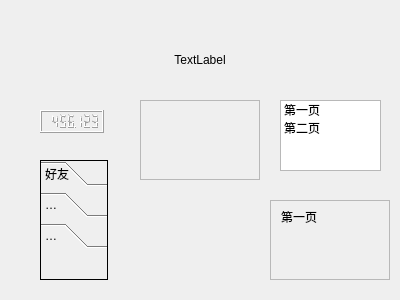
<?xml version="1.0" encoding="UTF-8"?>
<ui version="4.0">
 <class>MyWidget</class>
 <widget class="QWidget" name="MyWidget">
  <property name="geometry">
   <rect>
    <x>0</x>
    <y>0</y>
    <width>400</width>
    <height>300</height>
   </rect>
  </property>
  <property name="windowTitle">
   <string>MyWidget</string>
  </property>
  <widget class="QFrame" name="frame">
   <property name="geometry">
    <rect>
     <x>140</x>
     <y>100</y>
     <width>120</width>
     <height>80</height>
    </rect>
   </property>
   <property name="frameShape">
    <enum>QFrame::StyledPanel</enum>
   </property>
   <property name="frameShadow">
    <enum>QFrame::Raised</enum>
   </property>
  </widget>
  <widget class="QLabel" name="label">
   <property name="geometry">
    <rect>
     <x>110</x>
     <y>50</y>
     <width>180</width>
     <height>20</height>
    </rect>
   </property>
   <property name="text">
    <string>TextLabel</string>
   </property>
   <property name="scaledContents">
    <bool>true</bool>
   </property>
   <property name="alignment">
    <set>Qt::AlignCenter</set>
   </property>
  </widget>
  <widget class="QLCDNumber" name="lcdNumber">
   <property name="geometry">
    <rect>
     <x>40</x>
     <y>110</y>
     <width>64</width>
     <height>23</height>
    </rect>
   </property>
   <property name="smallDecimalPoint">
    <bool>true</bool>
   </property>
   <property name="digitCount">
    <number>7</number>
   </property>
   <property name="value" stdset="0">
    <double>456.122999999999990</double>
   </property>
  </widget>
  <widget class="QListWidget" name="listWidget">
   <property name="geometry">
    <rect>
     <x>280</x>
     <y>100</y>
     <width>101</width>
     <height>71</height>
    </rect>
   </property>
   <item>
    <property name="text">
     <string>第一页</string>
    </property>
   </item>
   <item>
    <property name="text">
     <string>第二页</string>
    </property>
   </item>
  </widget>
  <widget class="QStackedWidget" name="stackedWidget">
   <property name="geometry">
    <rect>
     <x>270</x>
     <y>200</y>
     <width>120</width>
     <height>80</height>
    </rect>
   </property>
   <property name="frameShape">
    <enum>QFrame::StyledPanel</enum>
   </property>
   <property name="currentIndex">
    <number>0</number>
   </property>
   <widget class="QWidget" name="page">
    <widget class="QLabel" name="label_2">
     <property name="geometry">
      <rect>
       <x>10</x>
       <y>10</y>
       <width>54</width>
       <height>12</height>
      </rect>
     </property>
     <property name="text">
      <string>第一页</string>
     </property>
    </widget>
   </widget>
   <widget class="QWidget" name="page_2">
    <widget class="QLabel" name="label_3">
     <property name="geometry">
      <rect>
       <x>60</x>
       <y>60</y>
       <width>54</width>
       <height>12</height>
      </rect>
     </property>
     <property name="text">
      <string>第二页</string>
     </property>
    </widget>
   </widget>
  </widget>
  <widget class="QToolBox" name="toolBox">
   <property name="geometry">
    <rect>
     <x>40</x>
     <y>160</y>
     <width>68</width>
     <height>120</height>
    </rect>
   </property>
   <property name="frameShape">
    <enum>QFrame::Box</enum>
   </property>
   <property name="currentIndex">
    <number>2</number>
   </property>
   <widget class="QWidget" name="page_3">
    <property name="geometry">
     <rect>
      <x>0</x>
      <y>0</y>
      <width>66</width>
      <height>40</height>
     </rect>
    </property>
    <attribute name="label">
     <string>好友</string>
    </attribute>
   </widget>
   <widget class="QWidget" name="page_4">
    <property name="geometry">
     <rect>
      <x>0</x>
      <y>0</y>
      <width>66</width>
      <height>40</height>
     </rect>
    </property>
    <attribute name="label">
     <string>黑名单</string>
    </attribute>
   </widget>
   <widget class="QWidget" name="page_5">
    <attribute name="label">
     <string>陌生人</string>
    </attribute>
   </widget>
  </widget>
 </widget>
 <layoutdefault spacing="6" margin="11"/>
 <resources/>
 <connections>
  <connection>
   <sender>listWidget</sender>
   <signal>currentRowChanged(int)</signal>
   <receiver>stackedWidget</receiver>
   <slot>setCurrentIndex(int)</slot>
   <hints>
    <hint type="sourcelabel">
     <x>335</x>
     <y>120</y>
    </hint>
    <hint type="destinationlabel">
     <x>334</x>
     <y>237</y>
    </hint>
   </hints>
  </connection>
 </connections>
</ui>
